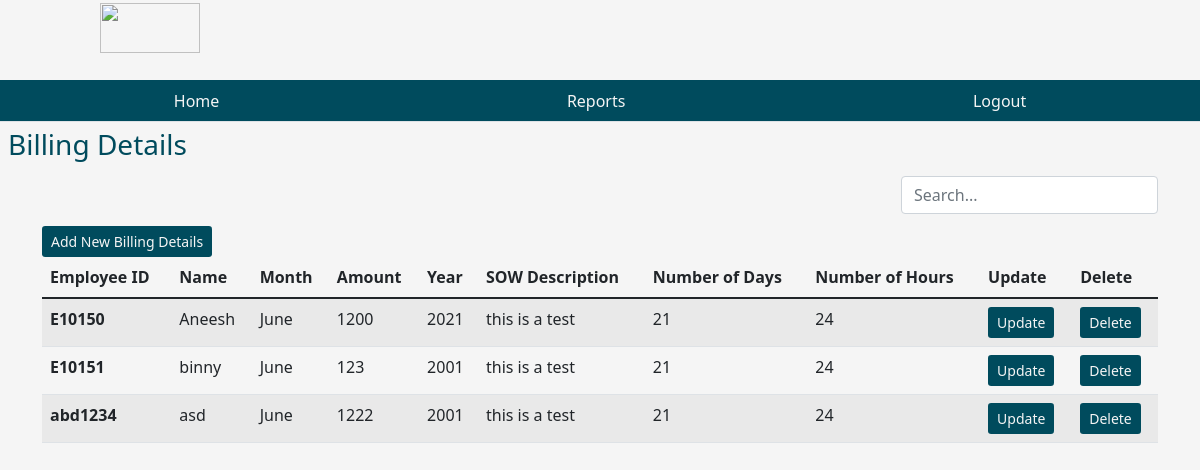
The app's page /billingdetails with its own data.
### tables this page shows
CREATE TABLE billingdetails (slno INTEGER PRIMARY KEY AUTOINCREMENT, empid varchar(50), name text NOT NULL, month text, year year,sowdescription text, amount INTEGER(20),noofdays INTEGER(20),noofhours INTEGER(20));

### app.py (the view)
@app.route('/billingdetails')
def billingdetails():
    user = get_current_user()
    db = get_database()
    bd_cur = db.execute('select * from billingdetails ')
    allbd = bd_cur.fetchall()
    return render_template('billingdetails.html', user = user, allbd = allbd)

### app.py (called while the page is built)
@app.teardown_appcontext
def close_database(error):
    if hasattr(g, 'crudapplication_db'):
        g.crudapplication_db.close()

def get_current_user():
    user = None
    if 'user' in session:
        user = session['user']
        db = get_database()
        user_cur = db.execute('select * from users where name = ?', [user])
        user = user_cur.fetchone()
    return user

@app.before_request
def before_request():
    g.user = None
    if 'user_id' in session:
        user = [x for x in users if x.id == session['user_id']][0]
        g.user = user

### database.py (called while the page is built)
def connect_to_database():
    sql = sqlite3.connect('C:/Users/user/Desktop/components/components/crudapplication.db')
    sql.row_factory = sqlite3.Row
    return sql

def get_database():
    if not hasattr(g, 'crudapplication_db'):
        g.crudapplication_db = connect_to_database()
    return g.crudapplication_db

### templates/billingdetails.html (shortened to what this page needs)
{% from "showlinks.html" import show_links %}
<!DOCTYPE html>
<html lang="en">
<head>
    <link href="https://cdn.jsdelivr.net/npm/bootstrap@5.1.3/dist/css/bootstrap.min.css" rel="stylesheet">
    <link rel="stylesheet" href="{{ url_for('static', filename='dashboard.css')}}" type = "text/css">
</head>
<body>
      <div class="parent">
        <div class="child child1">
          <h1 class="text-center"><i><img src=" https://www.netanalytiks.com/img/core-img/logo2.png" width="100" height="50"></i></h1>
        </div>
        <div class="child child3">
          {{ show_links() }}
        </div>
        <div class="child child4">
            <h3 class="m-2">Billing Details</h3>
        </div>
        <div class="child child5" style="color:rgb(0, 75, 93);">
        </div>
        <div class="child child6  container" style="color:rgb(0, 75, 93);">
              <div class="table-responsive-lg caption-top">
                <a class="btn btn-sm" style="background-color:rgb(0, 75, 93); color:whitesmoke;  float: left; margin-top: 50px;" href="{{ url_for('addnewbillingdetails')}}">Add New Billing Details</a>
                <form class="form-inline my-2 my-lg-0" style="display: inline-block; float: right;">
                  <input type="search" placeholder="Search..." class="form-control search-input mr-sm-2" aria-label="Search"  data-table="customers-list"/>
                </form>
                <table class="table table-striped mt32 customers-list">
                    <thead>
                        <tr>
                          <th scope="col">Employee ID</th>
                          <th scope="col">Name</th>
                          <th scope="col">Month</th>
                          <th scope="col">Amount</th>
                          <th scope="col">Year</th>
                          <th scope="col">SOW Description</th>
                          <th scope="col">Number of Days</th>
                          <th scope="col">Number of Hours</th>
                          <th scope="col">Update</th>
                          <th scope="col">Delete</th>
                        </tr>
                      </thead>
                      <tbody>
                        {% for bd in allbd %}
                        <tr>
                          <th scope="row">{{ bd['empid'] }} </th>
                          <td>{{ bd['name'] }}</td>
                          <td>{{ bd['month'] }}</td>
                          <td>{{ bd['amount'] }}</td>
                          <td>{{ bd['year'] }}</td>
                          <td>{{ bd['sowdescription'] }}</td>
                          <td>{{ bd['noofdays'] }}</td>
                          <td>{{ bd['noofhours'] }}</td>
                          <td><a class="btn btn-sm" style="background-color:rgb(0, 75, 93); color:whitesmoke;" href="{{ url_for('fetchonebd', slno = bd['slno'] )}}">Update</a></td>
                          <td><a class="btn btn-sm" style="background-color:rgb(0, 75, 93); color:whitesmoke;" href="{{ url_for('deletebillingdetails', slno = bd['slno'] )}}">Delete</a></td>
                        </tr>
                        {% endfor %}
                      </tbody>
                </table>
              </div>
        </div>
</body>
</html>

### static/dashboard.css (style rules this page uses)
html, body { height: 100%; background-color:whitesmoke; color:rgb(0, 75, 93); }
.parent { height: 100%; display: grid; grid-template-columns: repeat(4, 1fr); grid-template-rows: 10% 5% 7% auto 7%; }
.child { margin-bottom: 10px; }
.child1 { grid-column: 1/2; grid-row: 1/2; }
.child3 { grid-column: 1/-1; grid-row: 2/3; }
.child4 { grid-column: 1/2; grid-row: 3/4; }
.child5 { grid-column: 4/5; grid-row: 3/4; text-align: center; }
.child6 { grid-column: 1/-1; grid-row: 4/5; }

### records on screen
billingdetails: empid "E10150", name "Aneesh", month "June", amount "1200", year "2021", sowdescription "this is a test", noofdays "21", noofhours "24"
billingdetails: empid "E10151", name "binny", month "June", amount "123", year "2001", sowdescription "this is a test", noofdays "21", noofhours "24"
billingdetails: empid "abd1234", name "asd", month "June", amount "1222", year "2001", sowdescription "this is a test", noofdays "21", noofhours "24"
